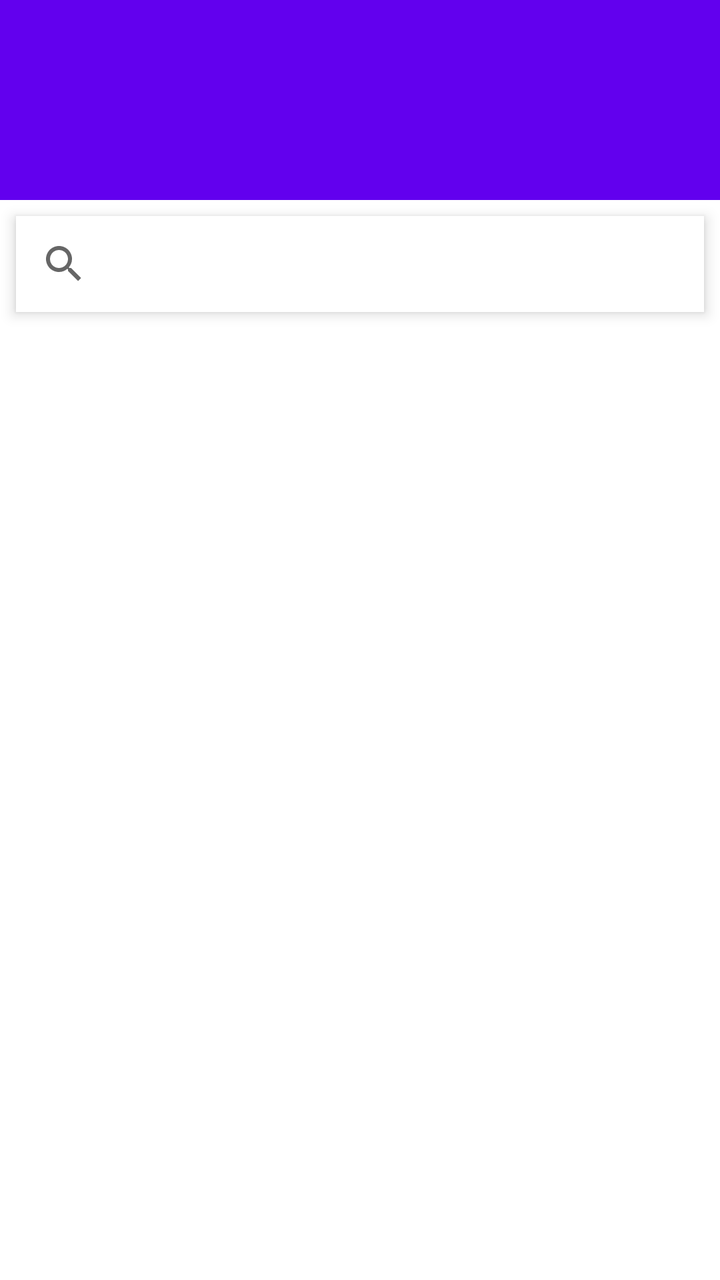
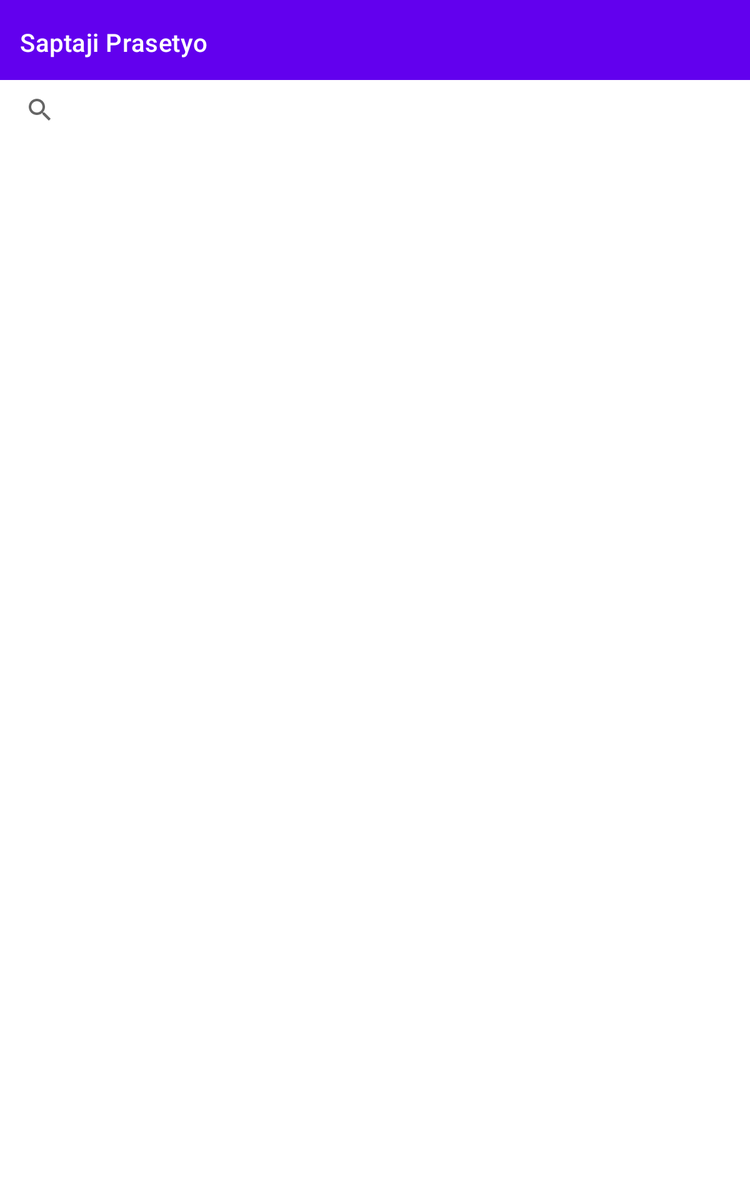

An Android layout and its configuration variant, each rendered on a device that would load it. The default file and the variant file are quoted in full after the pictures.
<!-- AndroidManifest.xml: activity theme Theme.SaptajiPrasetyo -->
<!-- res/layout/activity_main.xml -->
<LinearLayout xmlns:android="http://schemas.android.com/apk/res/android"
    xmlns:app="http://schemas.android.com/apk/res-auto"
    android:id="@+id/root_main"
    android:orientation="vertical"
    android:layout_width="match_parent"
    android:layout_height="match_parent">

    <androidx.appcompat.widget.Toolbar
        android:id="@+id/toolbar"
        android:layout_width="match_parent"
        android:layout_height="100dp"
        app:titleMarginTop="50dp"
        android:background="?attr/colorPrimary"
        android:theme="@style/ThemeOverlay.AppCompat.Dark.ActionBar"
        android:popupTheme="@style/ThemeOverlay.AppCompat.Light"/>

    <androidx.appcompat.widget.SearchView
        android:id="@+id/search_view"
        android:layout_width="match_parent"
        android:layout_height="wrap_content"
        android:iconifiedByDefault="false"
        android:queryHint="Cari di sini..."
        android:layout_margin="8dp"
        android:background="@android:color/white"
        android:elevation="4dp"/>

    <FrameLayout
        android:id="@+id/container_list"
        android:layout_width="match_parent"
        android:layout_height="0dp"
        android:layout_weight="1"/>
</LinearLayout>
<!-- resources referenced by this layout -->
<resources>
  <style name="Theme.SaptajiPrasetyo" parent="Theme.MaterialComponents.DayNight.NoActionBar">
          <item name="colorPrimary">@color/purple_500</item>
          <item name="colorPrimaryDark">@color/purple_700</item>
          <item name="colorAccent">@color/teal_200</item>
          <item name="android:statusBarColor">@color/purple_500</item>
          <item name="android:windowLightStatusBar">false</item>
          <item name="android:navigationBarColor">@color/purple_500</item>
      </style>
  <color name="purple_500">#FF6200EE</color>
  <color name="purple_700">#FF3700B3</color>
  <color name="teal_200">#FF03DAC5</color>
</resources>
<!-- res/layout-sw600dp/activity_main.xml (the repository's variant of the layout above) -->
<!-- drawn on a 7-inch tablet held upright -->
<?xml version="1.0" encoding="utf-8"?>
<LinearLayout
    xmlns:android="http://schemas.android.com/apk/res/android"
    xmlns:app="http://schemas.android.com/apk/res-auto"
    android:id="@+id/root_main"
    android:orientation="vertical"
    android:layout_width="match_parent"
    android:layout_height="match_parent">

    <androidx.appcompat.widget.Toolbar
        android:id="@+id/toolbar"
        android:layout_width="match_parent"
        android:layout_height="?attr/actionBarSize"
        android:background="?attr/colorPrimary"
        app:title="@string/app_name"
        app:titleTextColor="@android:color/white"
        app:titleMarginTop="20dp"/>
    <LinearLayout
        android:orientation="horizontal"
        android:layout_width="match_parent"
        android:layout_height="match_parent"
        android:baselineAligned="false">

        <LinearLayout
            android:orientation="vertical"
            android:layout_width="0dp"
            android:layout_weight="1"
            android:layout_height="match_parent">

            <androidx.appcompat.widget.SearchView
                android:id="@+id/search_view"
                android:layout_width="match_parent"
                android:layout_height="wrap_content"
                android:iconifiedByDefault="false"
                android:queryBackground="@android:color/transparent"
                android:layout_marginHorizontal="8dp"
                android:layout_marginBottom="4dp"/>

            <FrameLayout
                android:id="@+id/container_list"
                android:layout_width="match_parent"
                android:layout_height="match_parent" />
        </LinearLayout>


        <FrameLayout
            android:id="@+id/container_detail"
            android:layout_width="0dp"
            android:layout_weight="2"
            android:layout_height="match_parent" />
    </LinearLayout>

</LinearLayout>
<!-- resources referenced by the variant -->
<!-- as a 7-inch tablet held upright resolves them -->
<resources>
  <string name="app_name">Saptaji Prasetyo</string>
  <style name="Theme.SaptajiPrasetyo" parent="Theme.MaterialComponents.DayNight.NoActionBar">
          <item name="colorPrimary">@color/purple_500</item>
          <item name="colorPrimaryDark">@color/purple_700</item>
          <item name="colorAccent">@color/teal_200</item>
          <item name="android:statusBarColor">@color/purple_500</item>
          <item name="android:windowLightStatusBar">false</item>
          <item name="android:navigationBarColor">@color/purple_500</item>
      </style>
  <color name="purple_500">#FF6200EE</color>
  <color name="purple_700">#FF3700B3</color>
  <color name="teal_200">#FF03DAC5</color>
</resources>
